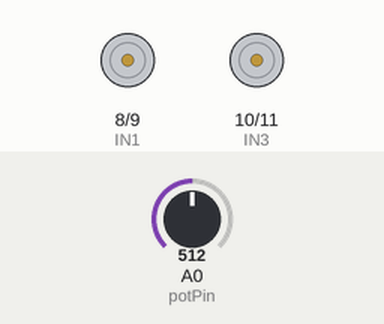
Simulated run of this sketch. Board: Arduino Uno, built with avr-gcc and run on an emulated ATmega328P. Parts: motor-driver pin pairs drawn as motors (green arrow = first pin HIGH = forward, orange = second pin HIGH = backward, longer = more drive, scaled by the enable pin). The test bench sets the inputs (shaded band); at power-on: A0 (potPin) = 512.

Above: at 1.2 s.
1.3 s: A0 (potPin) set to 538
At 2.1 s:
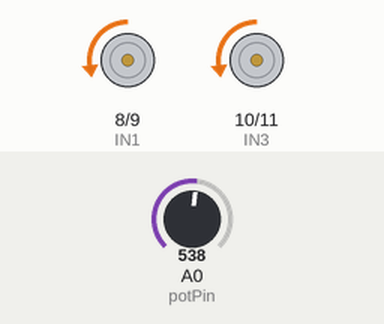
2.8 s: A0 (potPin) set to 511
At 3.9 s:
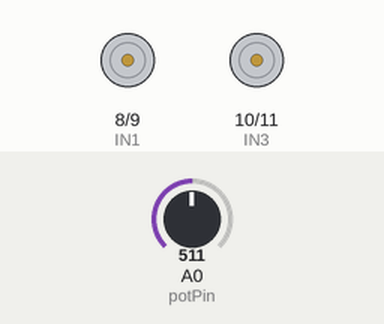
4.3 s: A0 (potPin) set to 306
At 5.1 s:
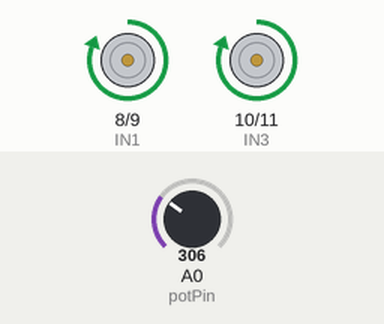
5.8 s: A0 (potPin) set to 522
At 6.5 s:
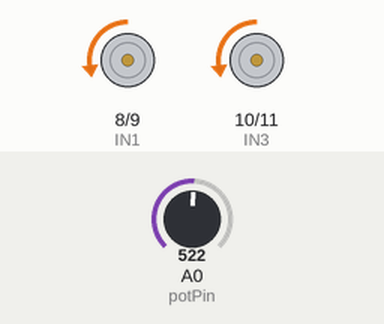
7.3 s: A0 (potPin) set to 502
At 7.8 s:
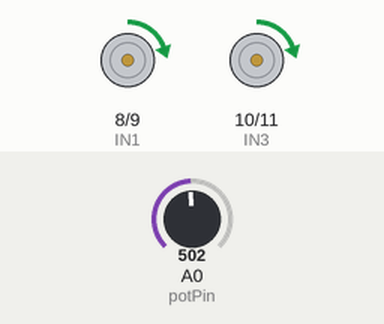
8.8 s: A0 (potPin) set to 716
At 9.6 s:
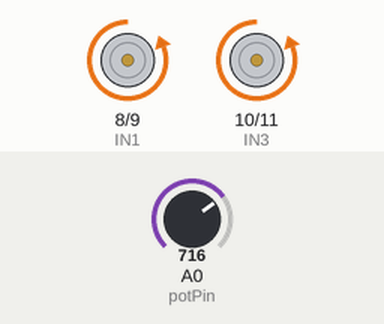
Timing chart, 0 to 11.3 s (numbered marks = the images above; inputs shaded):
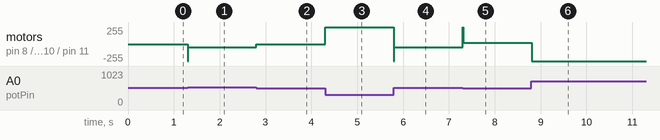

Measured:
- the behaviour switches between 521 and 522 on A0 (potPin) (found by bisection; images 0 and 1)
- after the input at 1.3 s, motor on pin 8 (IN1) / pin 9 (IN2), motor on pin 10 (IN3) / pin 11 (IN4): stopped → backward 52/255 at once
- after the input at 2.8 s, motor on pin 8 (IN1) / pin 9 (IN2), motor on pin 10 (IN3) / pin 11 (IN4): backward 52/255 → stopped at once
- after the input at 4.3 s, motor on pin 8 (IN1) / pin 9 (IN2), motor on pin 10 (IN3) / pin 11 (IN4): stopped → forward 255/255 at once
- after the input at 5.8 s, motor on pin 8 (IN1) / pin 9 (IN2), motor on pin 10 (IN3) / pin 11 (IN4): forward 255/255 → backward 52/255 at once
- after the input at 7.3 s, motor on pin 8 (IN1) / pin 9 (IN2), motor on pin 10 (IN3) / pin 11 (IN4): backward 52/255 → forward 22/255 at once
- after the input at 8.8 s, motor on pin 8 (IN1) / pin 9 (IN2), motor on pin 10 (IN3) / pin 11 (IN4): forward 22/255 → backward 255/255 at once

The sketch:

self_balancing_robot_controller.ino
```cpp
//L298 Pins
int IN1 = 8;
int IN2 = 9;
int IN3 = 10;
int IN4 = 11;

int ENA = 6;   // PWM
int ENB = 5;   // PWM

//Potentiometer
int potPin = A0;

// PID Variables
float Kp = 2.0;     // Proportional gain
float Ki = 0.01;    // Integral gain
float Kd = 1.0;     // Derivative gain

float setPoint = 512;   // Balanced point (middle of pot)

float error = 0;
float previousError = 0;
float integral = 0;
float derivative = 0;

int motorOutput = 0;

unsigned long lastTime = 0;
float dt = 0;

// Motor Control Function
void moveForward(int speedVal)
{
  digitalWrite(IN1, HIGH);
  digitalWrite(IN2, LOW);

  digitalWrite(IN3, HIGH);
  digitalWrite(IN4, LOW);

  analogWrite(ENA, speedVal);
  analogWrite(ENB, speedVal);
}

void moveBackward(int speedVal)
{
  digitalWrite(IN1, LOW);
  digitalWrite(IN2, HIGH);

  digitalWrite(IN3, LOW);
  digitalWrite(IN4, HIGH);

  analogWrite(ENA, speedVal);
  analogWrite(ENB, speedVal);
}

void stopMotors()
{
  analogWrite(ENA, 0);
  analogWrite(ENB, 0);
}

//Setup
void setup()
{
  pinMode(IN1, OUTPUT);
  pinMode(IN2, OUTPUT);
  pinMode(IN3, OUTPUT);
  pinMode(IN4, OUTPUT);

  pinMode(ENA, OUTPUT);
  pinMode(ENB, OUTPUT);

  pinMode(potPin, INPUT);

  lastTime = millis();
}

// Loop
void loop()
{
  unsigned long currentTime = millis();
  dt = (currentTime - lastTime) / 1000.0;
  lastTime = currentTime;

  int potValue = analogRead(potPin);  // 0 to 1023

  // Error calculation
  error = setPoint - potValue;

  // Integral part
  integral = integral + (error * dt);

  // Derivative part
  derivative = (error - previousError) / dt;

  // PID Output
  float pidValue = (Kp * error) + (Ki * integral) + (Kd * derivative);

  previousError = error;

  // Convert PID output to motor speed
  motorOutput = abs((int)pidValue);

  // Limit speed
  if (motorOutput > 255)
    motorOutput = 255;

  // Dead zone (balance zone)
  if (abs(error) < 10)
  {
    stopMotors();
  }
  else
  {
    // If error is positive -> robot tilted forward -> move forward
    if (pidValue > 0)
    {
      moveForward(motorOutput);
    }
    // If error is negative -> robot tilted backward -> move backward
    else
    {
      moveBackward(motorOutput);
    }
  }

  delay(10);
}
```
